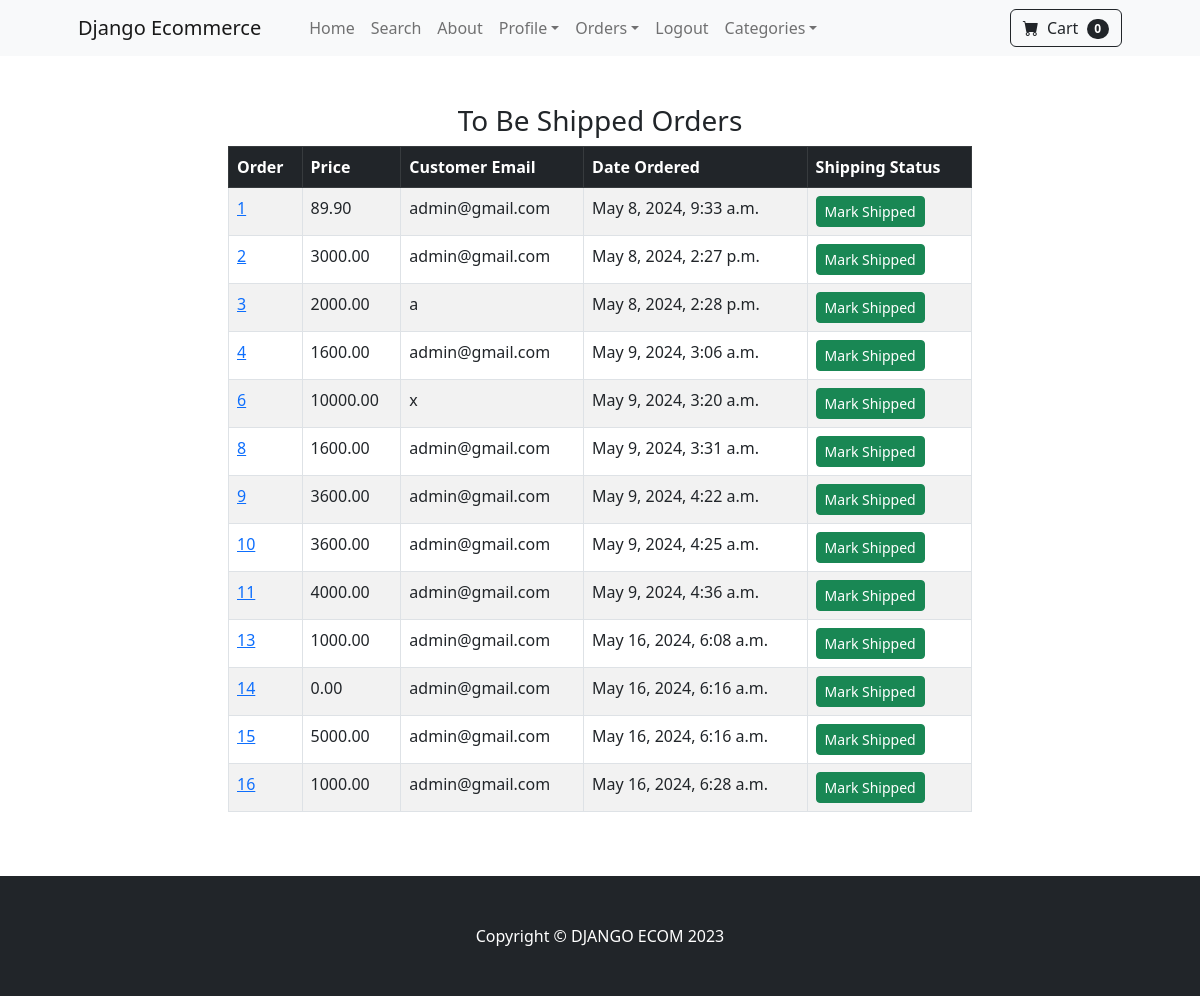
Before: /payment/not_shipped_dash/ (signed in) with the older database file.
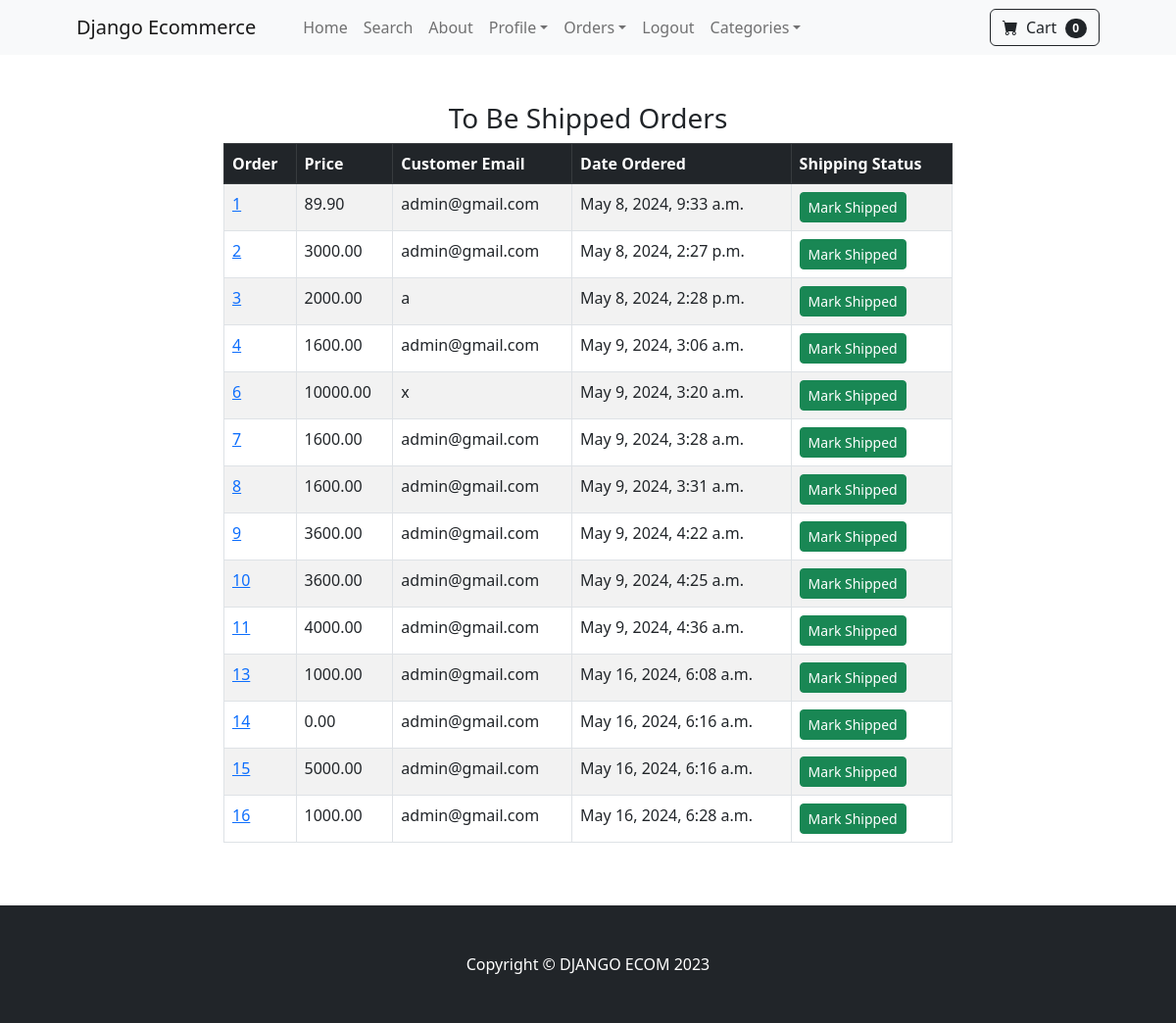
After: the same page with the newer database file.
### payment/models.py (models this page shows, shortened)
class Order(models.Model):
	user = models.ForeignKey(User, on_delete=models.CASCADE, null=True, blank=True)
	full_name = models.CharField(max_length=250)
	email = models.EmailField(max_length=250)
	shipping_address = models.TextField(max_length=15000)
	amount_paid = models.DecimalField(max_digits=7, decimal_places=2)
	date_ordered = models.DateTimeField(auto_now_add=True)
	shipped = models.BooleanField(default=False)
	date_shipped = models.DateTimeField(blank=True, null=True)

### payment/views.py (the view, shortened to what this page needs)
# urls.py: path('not_shipped_dash/', views.not_shipped_dash, name='not_shipped_dash'),
def not_shipped_dash(request) :
	if request.user.is_authenticated and request.user.is_superuser :
		orders = Order.objects.filter(shipped=False)
		return render(request, "payment/not_shipped_dash.html", {"orders":orders})
	else :
		messages.success(request,"Access Denied")
		return redirect('home')

### cart/cart.py (called while the page is built)
	def __len__(self):
		return len(self.cart)

### cart/context_processors.py (called while the page is built)
def cart(request):
	return {'cart': Cart(request)}

### payment/templates/payment/not_shipped_dash.html (shortened to what this page needs)
{% extends 'base.html' %}
{% block content %}
  <div class="container">
    <div class="row">
      <center>
        <div class="col-8">
          <br /><br />
          <h3>To Be Shipped Orders</h3>
          <table class="table table-striped table-hover table-bordered">
            <thead class="table-dark">
              <tr>
                <th scope="col">Order</th>
                <th scope="col">Price</th>
                <th scope="col">Customer Email</th>
                <th scope="col">Date Ordered</th>
                <th scope="col">Shipping Status</th>
              </tr>
            </thead>
            <tbody>
                {% for item in orders%}
              <tr>
                <td><a href="{% url 'orders' item.id %}">{{item.id}}</a></td>
                <td>{{item.amount_paid}}</td>
                <td>{{item.email}}</td>
                <td>{{item.date_ordered}}</td>
                <td>
                    <form method="POST">
                      <button type="submit" class="btn btn-success btn-sm">Mark Shipped</button>
                    </form>
                  </td>
              </tr>
              {%endfor%}
            </tbody>
          </table>
          <br>
          <br>
        </div>
      </center>
    </div>
  </div>
{% endblock %}

Changed rows visible on the page:
now on this page (row edited): Order: id "7", amount_paid "1600.00", email "admin@gmail.com", date_ordered "May 9, 2024, 3:28 a.m."
